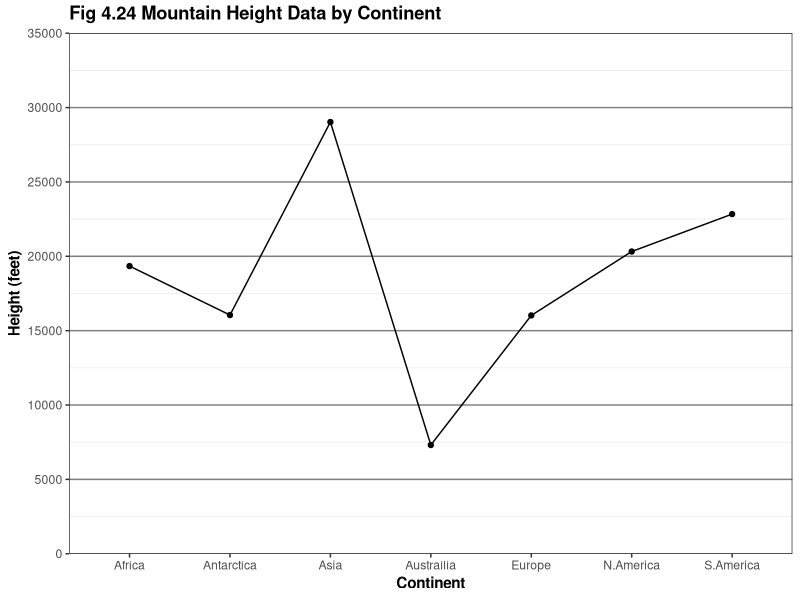
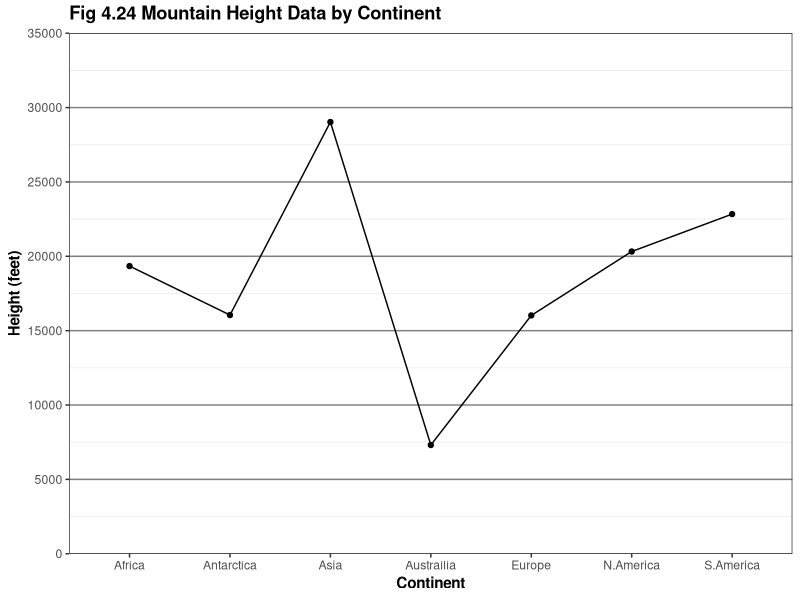

Write R code to recreate these figures, in order.
library(ggplot2)

this_base <- "fig04-24_mountain-height-data-by-continent"

my_data <- data.frame(
  cont = c("Asia", "S.America", "N.America", "Africa",
           "Antarctica", "Europe", "Austrailia"),
  height = c(29029, 22838, 20322, 19341, 16050, 16024, 7310),
  mountain = c("Everest", "Aconcagua", "McKinley", "Kilmanjaro",
               "Vinson", "Blanc", "Kosciuszko"),
  stringsAsFactors = FALSE)

p <- ggplot(my_data, aes(x = cont, y = height, group = factor(1))) +
  geom_line() + geom_point() +
  scale_y_continuous(breaks = seq(0, 35000, 5000), limits = c(0, 35000), 
                     expand = c(0, 0)) +
  labs(x = "Continent", y = "Height (feet)") +
  ggtitle("Fig 4.24 Mountain Height Data by Continent") +
  theme_bw() +
  theme(panel.grid.major.x = element_blank(),
        panel.grid.major.y = element_line(colour = "grey50"),
        plot.title = element_text(size = rel(1.2), face = "bold", vjust = 1.5),
        axis.title = element_text(face = "bold"))

p

ggsave(paste0(this_base, ".png"), 
       p, width = 6, height = 4)
